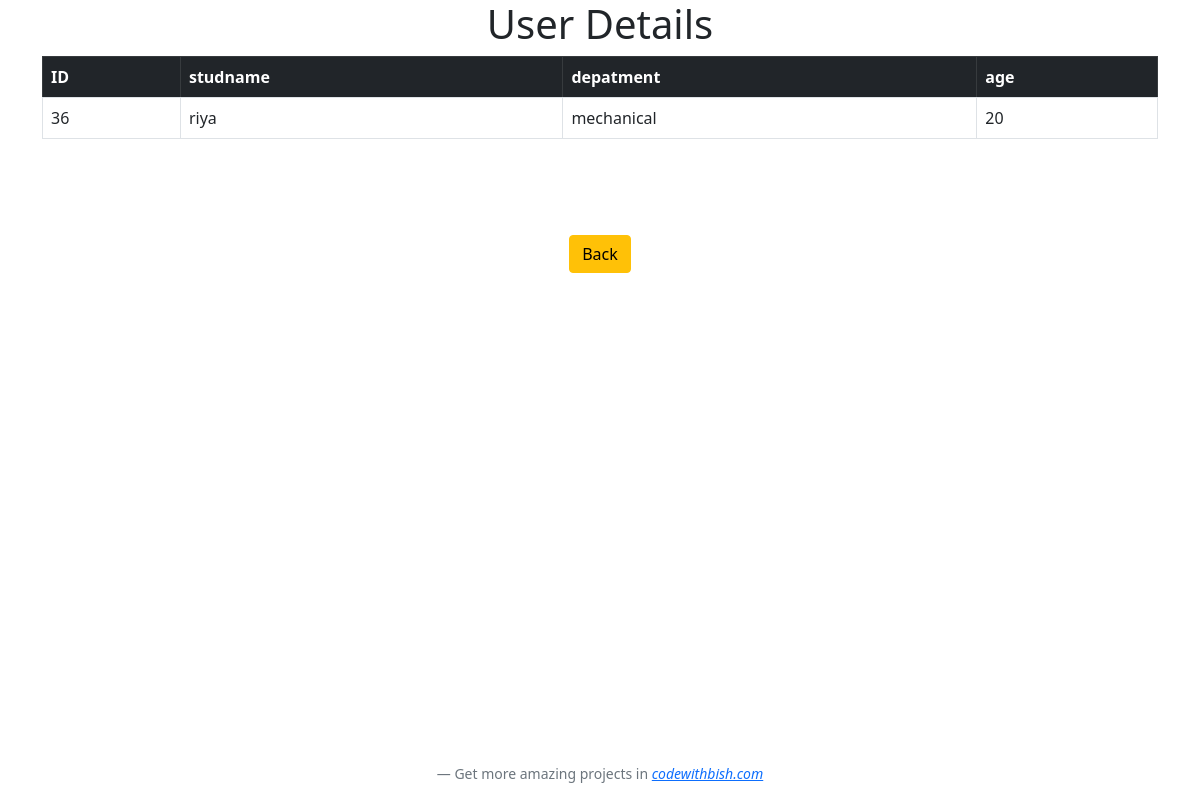
/view.php?user_id=36, run on the app's committed database.
### tables this page shows
CREATE TABLE IF NOT EXISTS `users` (
  `id` int(12) NOT NULL AUTO_INCREMENT,
  `studname` varchar(255) NOT NULL,
  `department` varchar(255) NOT NULL,
  `age` int(50) NOT NULL,
  PRIMARY KEY (`id`)
);

### view.php (the view)
<?php  include "header.php"?>
<h1 class="text-center">User Details</h1>
  <div class="container">
    <table class="table table-striped table-bordered table-hover">
      <thead class="table-dark">
        <tr>
          <th  scope="col" >ID</th>
          <th  scope="col">studname</th>
          <th  scope="col">depatment</th>
          <th  scope="col"> age</th>
        </tr>
      </thead>
        <tbody>
          <tr>
            <?php
              if (isset($_GET['user_id'])) {
                  $userid = $_GET['user_id'];
                $query="SELECT * FROM users WHERE id = {$userid} ";
                  $view_users= mysqli_query($conn,$query);
                  while($row = mysqli_fetch_assoc($view_users))
                  {
                      $id = $row['id'];
                      $studname = $row['studname'];
                      $department = $row['department'];
                      $age = $row['age'];
                        echo "<tr >";
                        echo " <td >{$id}</td>";
                        echo " <td > {$studname}</td>";
                        echo " <td > {$department}</td>";
                        echo " <td >{$age} </td>";
                        echo " </tr> ";
                  }
                }
            ?>
          </tr>
        </tbody>
    </table>
  </div>
  <div class="container text-center mt-5">
    <a href="home.php" class="btn btn-warning mt-5"> Back </a>
  <div>
<?php include 'footer.php' ?>

### data on the page
users: id "36", studname "riya", department "mechanical", age "20"
